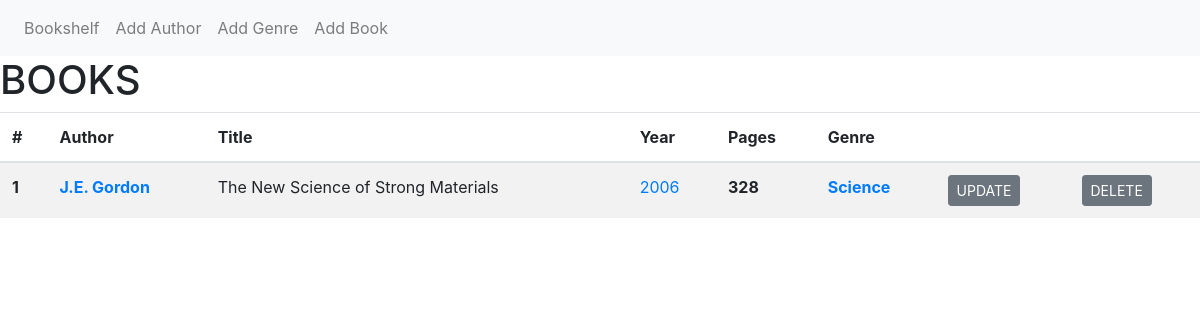
Page /author/21/ on the committed database.
### tables this page shows
CREATE TABLE "books" (
	"id"	INTEGER NOT NULL PRIMARY KEY AUTOINCREMENT UNIQUE,
	"Author"	INTEGER NOT NULL,
	"Title"	TEXT NOT NULL,
	"Year"	INTEGER NOT NULL,
	"Pages"	INTEGER NOT NULL,
	"Genre"	INTEGER NOT NULL
);

CREATE TABLE "authors" (
	"id"	INTEGER NOT NULL PRIMARY KEY AUTOINCREMENT UNIQUE,
	"Name"	TEXT NOT NULL UNIQUE,
	"Description"	TEXT
);

CREATE TABLE "genres" (
	"id"	INTEGER NOT NULL PRIMARY KEY AUTOINCREMENT UNIQUE,
	"Name"	TEXT NOT NULL UNIQUE,
	"Description"	TEXT
);

### app.py (the view)
@app.route('/author/<int:author_pk>/')
def books_by_author(author_pk):
    books = execute_query(f"SELECT * FROM Books WHERE author={author_pk}")
    return render_template('main.html', books=books, get_by_id=select_all_by_id)

### app.py (called while the page is built)
def execute_query(query):
    with sqlite3.connect('db.db') as conn:
        cursor = conn.cursor()
        cursor.execute(query)
        return cursor.fetchall()

def select_all_by_id(table, record_id):
    return execute_query(f"SELECT * FROM {table} WHERE id={record_id}")[0]

### templates/main.html (shortened to what this page needs)
{% extends 'index.html' %} {% block body %}
<h1>BOOKS</h1>
<div class="container-space">
  <table class="table table-striped">
    <thead>
      <tr>
        <th scope="col">#</th>
        <th scope="col">Author</th>
        <th scope="col">Title</th>
        <th scope="col">Year</th>
        <th scope="col">Pages</th>
        <th scope="col">Genre</th>
        <th scope="col"></th>
        <th scope="col"></th>
      </tr>
    </thead>
    <tbody>
      {% for item in books %}
      <tr>
        <th scope="row">{{loop.index}}</th>
        <th>
          {% with author=get_by_id('authors', item[1]) %}
          <a href="/author/{{author[0]}}/">{{author[1]}}</a>
          {% endwith %}
        </th>
        <td>{{item[2]}}</td>
        <td><a href="/year/{{item[3]}}/">{{item[3]}}</a></td>
        <th>{{item[4]}}</th>
        <th>
          {% with genre=get_by_id('genres', item[5]) %}
          <a href="/genre/{{genre[0]}}/">{{genre[1]}}</a>
          {% endwith %}
        </th>
        <th>
          <form method="get" action="/update/book/{{item[0]}}">
            <input
              type="submit"
              value="UPDATE"
              class="btn btn-secondary btn-sm"
            />
          </form>
        </th>
        <th>
          <form method="get" action="delete/book/{{item[0]}}">
            <input
              type="submit"
              value="DELETE"
              class="btn btn-secondary btn-sm"
            />
          </form>
        </th>
        {% endfor %}
      </tr>
    </tbody>
  </table>
</div>
{% endblock %}

### rows in the picture
books: Title "The New Science of Strong Materials", Year "2006", Pages "328"
authors: Name "J.E. Gordon"
genres: Name "Science"
